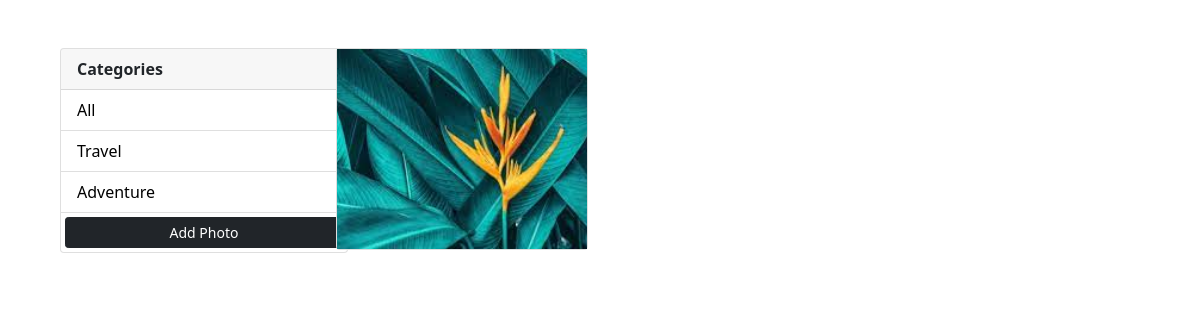
/?category=Adventure, run on the app's committed database.
### gallery/models.py (models this page shows, shortened)
class Category(models.Model):
	name = models.CharField(max_length=100, null=False, blank=False)

class Photo(models.Model):
	category = models.ForeignKey(Category, on_delete=models.SET_NULL, null=True, blank=True)
	image = models.ImageField(null=False, blank=False)

### gallery/views.py (the view)
# urls.py: path('', views.gallery, name="gallery"),
def gallery(request):
	category = request.GET.get('category')
	print(category)
	if category == None:
		photos = Photo.objects.all()
	else:
		photos = Photo.objects.filter(category__name=category)
	categories = Category.objects.all()
	context = {'categories': categories, 'photos': photos}
	return render(request, "gallery/index.html", context)

### gallery/templates/gallery/index.html (shortened to what this page needs)
{% extends 'gallery/base.html' %}
{% block content %}
	<div class="container">
		<div class="row">
			<div class="col-md-3">
				<div class="card" style="width: 18rem;">
					<div class="card-header cardStyle">Categories</div>
					<ul class="list-group list-group-flush">
						<li class="list-group-item">
							<a href="{% url 'gallery' %}">All</a>
						</li>
						{% for category in categories %}
						<li class="list-group-item">
							<a href="{% url 'gallery' %}?category={{category.name}}">{{category.name}}</a>
						</li>
						{% endfor %}
						<a href="{% url 'add_photo' %}" class="btn btn-dark btn-block btn-sm m-1 buttonStyle">Add Photo</a>
					</ul>
				</div>
			</div>
			<div class="col-md-9">
				<div class="row stylecard">
					{% for photo in photos %}
					<div class="col-md-4 stylemargin">
						<div class="card">
							<a href="{{photo.image.url}}" data-lightbox="photos">
								<img class="thumbnail" src="{{photo.image.url}}" alt="">
							</a>
						</div>
					</div>
					{% empty %}
					<h3>No Photos....</h3>
					{% endfor %}
				</div>
			</div>
		</div>
	</div>
{% endblock %}

### static/css/style.css (style rules this page uses)
* { padding: 0; margin: 0; box-sizing: border-box; }
body { overflow: hidden; }
img { width: 100%; }
.thumbnail { height: 200px; object-fit: cover; }
a { color: #000; text-decoration: none; }
li { padding: 0 !important; background: linear-gradient(to right, #f7f7f7 50%, white 50%); background-position: right bottom; background-size: 200% 100%; cursor: pointer; transition: all .5s ease-out; }
li a { padding: .5rem 1rem; display: block; }
.cardStyle { font-weight: 600; }

### data on the page
Category: name "Travel"
Category: name "Adventure"
Photo: image (picture)
